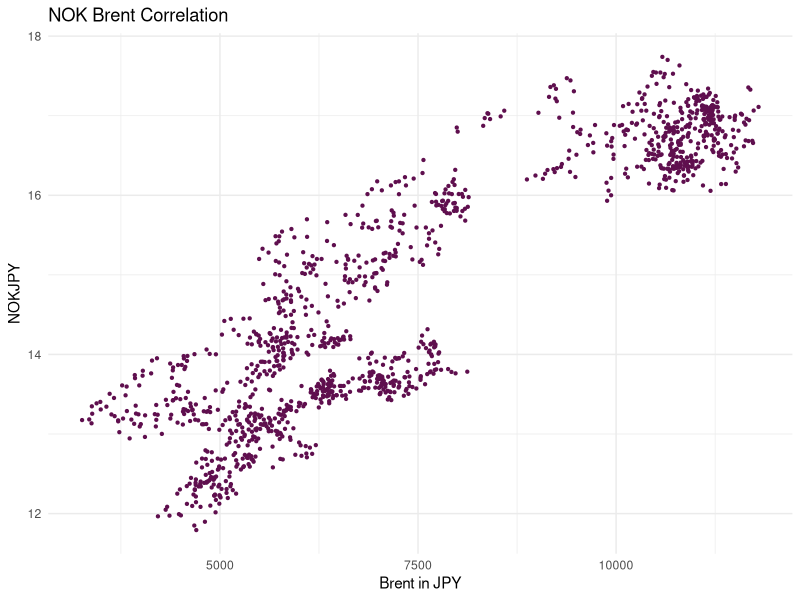
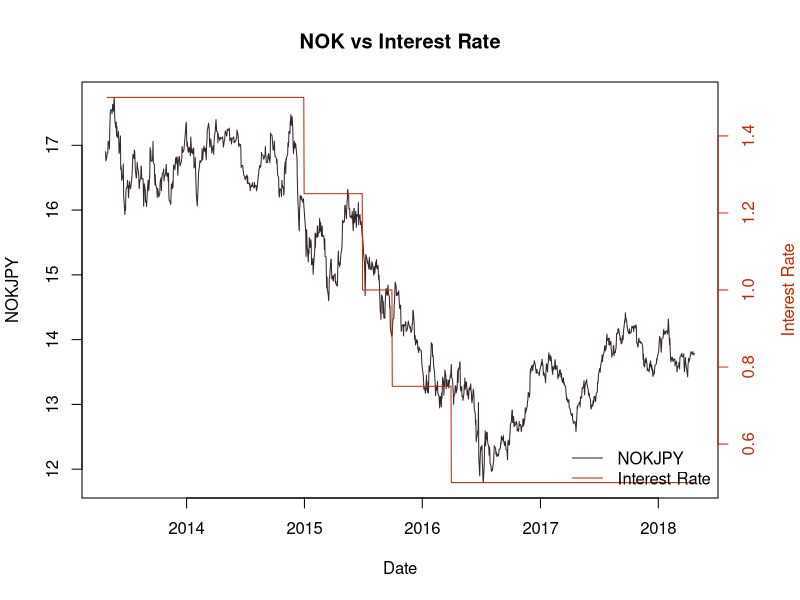
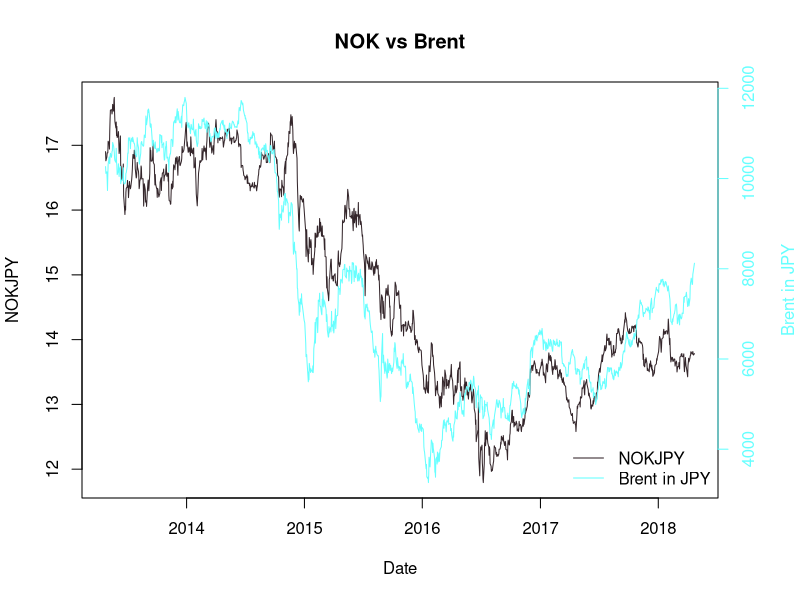
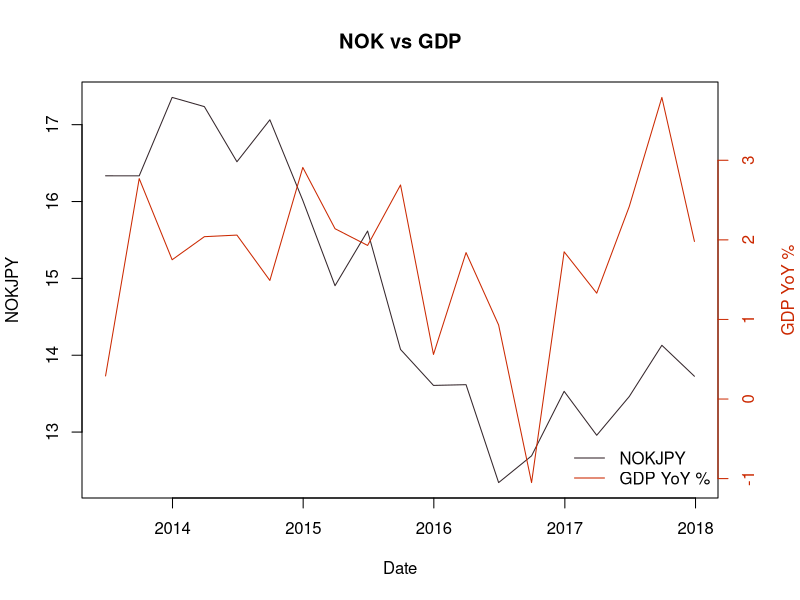

Write R code to recreate these figures, in order.
# Oil Money NOK - R Translation

# Load required libraries
library(tidyverse)
library(lubridate)
library(glmnet)
library(dplyr)
library(ggplot2)
library(tidyr)
library(urca)
library(tseries)

# Load and prepare data
df <- read.csv("data/brent crude nokjpy.csv", check.names = FALSE)
colnames(df)[1] <- "date"
df$date <- as.Date(df$date, format = "%m/%d/%Y")

# Scatter plot NOK vs Brent
df %>%
  filter(date < as.Date("2018-04-24")) %>%
  ggplot(aes(x = brent, y = nok)) +
  geom_point(color = "#5f0f4e", size = 0.8) +
  labs(title = "NOK Brent Correlation", x = "Brent in JPY", y = "NOKJPY") +
  theme_minimal()

# Dual-axis base plot function (mimics Python twin axes)
dual_base_plot <- function(data, y1_col, y2_col, y1_label, y2_label, title,
                           col1 = "#34262b", col2 = "#cb2800") {
  # Set margins to allow right axis label
  par(mar = c(5, 4, 4, 4) + 0.1)
  # Plot first series
  plot(data$date, data[[y1_col]], type = "l", col = col1,
       xlab = "Date", ylab = y1_label, main = title)
  # Overlay second series with no axes
  par(new = TRUE)
  plot(data$date, data[[y2_col]], type = "l", col = col2,
       axes = FALSE, xlab = "", ylab = "")
  axis(side = 4, col = col2, col.axis = col2)
  mtext(y2_label, side = 4, line = 3, col = col2)
  legend("bottomright", legend = c(y1_label, y2_label),
         col = c(col1, col2), lty = 1, bty = "n")
}

# Use dual_base_plot for relationships
# NOK vs Interest Rate
dual_base_plot(
  df %>% filter(date < as.Date("2018-04-24")),
  y1_col = "nok", y2_col = "interest rate",
  y1_label = "NOKJPY", y2_label = "Interest Rate",
  title = "NOK vs Interest Rate"
)

# NOK vs Brent
dual_base_plot(
  df %>% filter(date < as.Date("2018-04-24")),
  y1_col = "nok", y2_col = "brent",
  y1_label = "NOKJPY", y2_label = "Brent in JPY",
  title = "NOK vs Brent",
  col2 = "#66ffff"
)

# NOK vs GDP (quarterly) 

# Get indices and values where quarterly GDP is available
gdp_idx    <- which(!is.na(df$`gdp yoy`))
gdp_dates  <- df$date[gdp_idx]
gdp_values <- df$`gdp yoy`[gdp_idx]
nok_values <- df$nok[gdp_idx]  # Get actual NOK values on the same GDP dates

# Prepare combined dataframe with matched frequency
gdp_plot_df <- data.frame(
  date = gdp_dates,
  nok = nok_values,
  gdp_yoy = gdp_values
) %>% filter(date < as.Date("2018-01-01"))

# Plot using dual_base_plot
dual_base_plot(
  gdp_plot_df,
  y1_col = "nok", y2_col = "gdp_yoy",
  y1_label = "NOKJPY", y2_label = "GDP YoY %",
  title = "NOK vs GDP"
)

# Linear regression (OLS)
x0 <- df %>% select(usd, gbp, eur, brent)
y  <- df$nok
train_idx <- df$date < as.Date("2017-04-25")
ols_model <- lm(y[train_idx] ~ ., data = x0[train_idx, ])
print(summary(ols_model))

#Elastic Net regression (glmnet)
# Define the cutoff date
cutoff_date <- as.Date("2017-04-25")

# Filter data before the cutoff date
x0_filtered <- as.matrix(df[df$date < cutoff_date, c("usd", "gbp", "eur", "brent")])
y_filtered <- df$nok[df$date < cutoff_date]

# Parameters to evaluate
l1_ratio <- 0.01  # alpha in glmnet (Python l1_ratio)
lambdas <- c(9.9999, 10, 10.0000001)  # lambda in glmnet, I set closest to the 10 because is the best value in Python (Python alpha) 

# Search for the best model
best_model <- NULL
best_mse <- Inf
best_alpha <- NA
best_lambda <- NA

set.seed(123)  # For reproducibility
fit <- cv.glmnet(
  x = x0_filtered,
  y = y_filtered,
  alpha = l1_ratio,
  lambda = lambdas,
  standardize = FALSE,  # <-- Avoid standardization (Python Elastic Net doesn't apply standardization)
  intercept = TRUE,
  nfolds = 5,
  maxit = 5000
)

if (min(fit$cvm) < best_mse) {
  best_mse <- min(fit$cvm)
  best_model <- fit
  best_alpha <- l1_ratio
  best_lambda <- fit$lambda.min
}

# Extract coefficients
coef_best <- coef(best_model, s = "lambda.min")
intercept <- coef_best[1]
coefs <- as.vector(coef_best[-1])

cat("Best alpha (l1_ratio):", best_alpha, "\n")
cat("Best lambda:", best_lambda, "\n")
cat("Intercept:", intercept, "\n")
cat("Coefficients:", round(coefs, 5), "\n")

# Compute fitted values and residuals for the full dataframe
df$sk_fit <- df$usd * coefs[1] +
  df$gbp * coefs[2] +
  df$eur * coefs[3] +
  df$brent * coefs[4] +
  intercept

df$sk_residual <- df$nok - df$sk_fit




